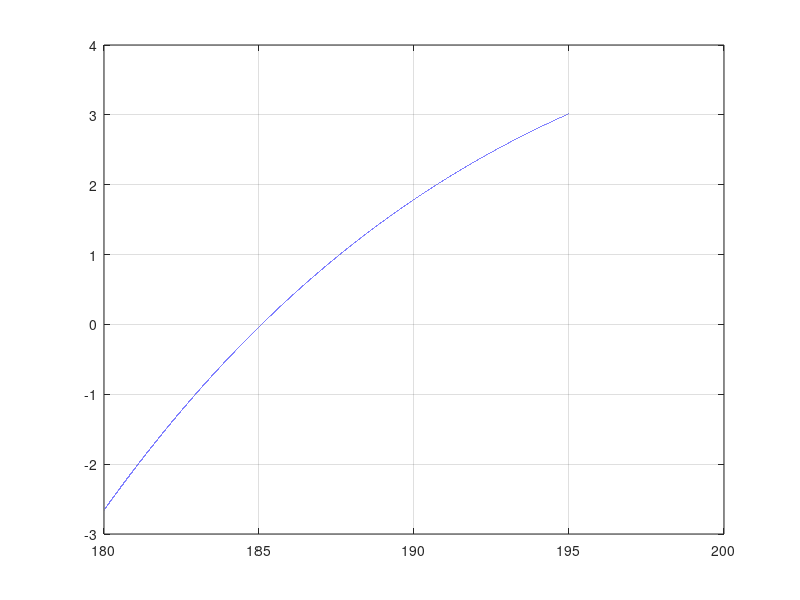

Source code (MATLAB):
clc
clear all;
f=inline('(-139.344411+(1.575701.*10.^5./Ta)-(6.642308.*10.^7./Ta.^2)+(1.243800.*10.^10./Ta.^3)-(8.621949.*10.^11./Ta.^4))');
a=180;
b=195;
tol=0.0001;
x0=185;

x=a:tol:b;
y=f(x);
 
plot(x,y)
grid on

x1=f(x0)
e=abs(x1-x0)

x2=f(x1)
e=x2-x1

x3=f(x2)
e=x3-x2

x4=f(x3)
e=x4-x3

x5=f(x4)
e=x5-x4

x6=f(x5)
e=x6-x5

x7=f(x6)
e=x7-x6
